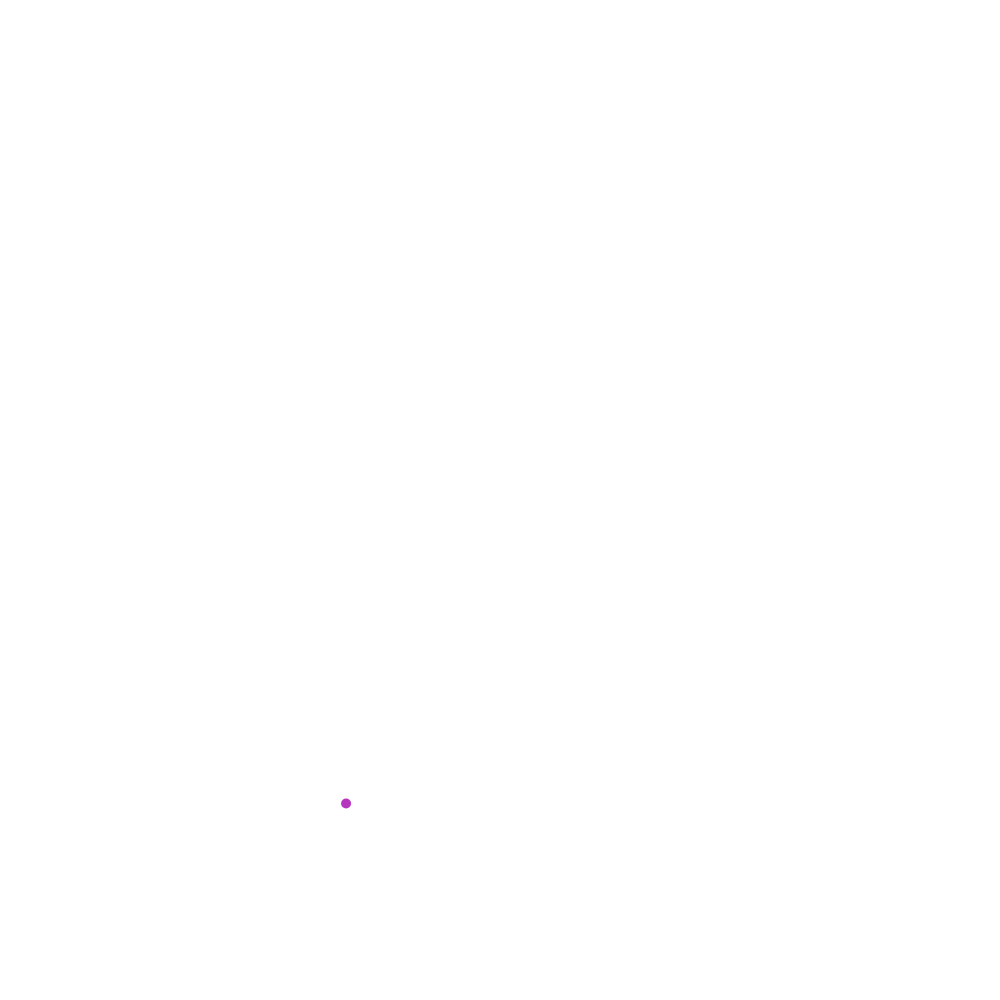
Frame 1 (no input)
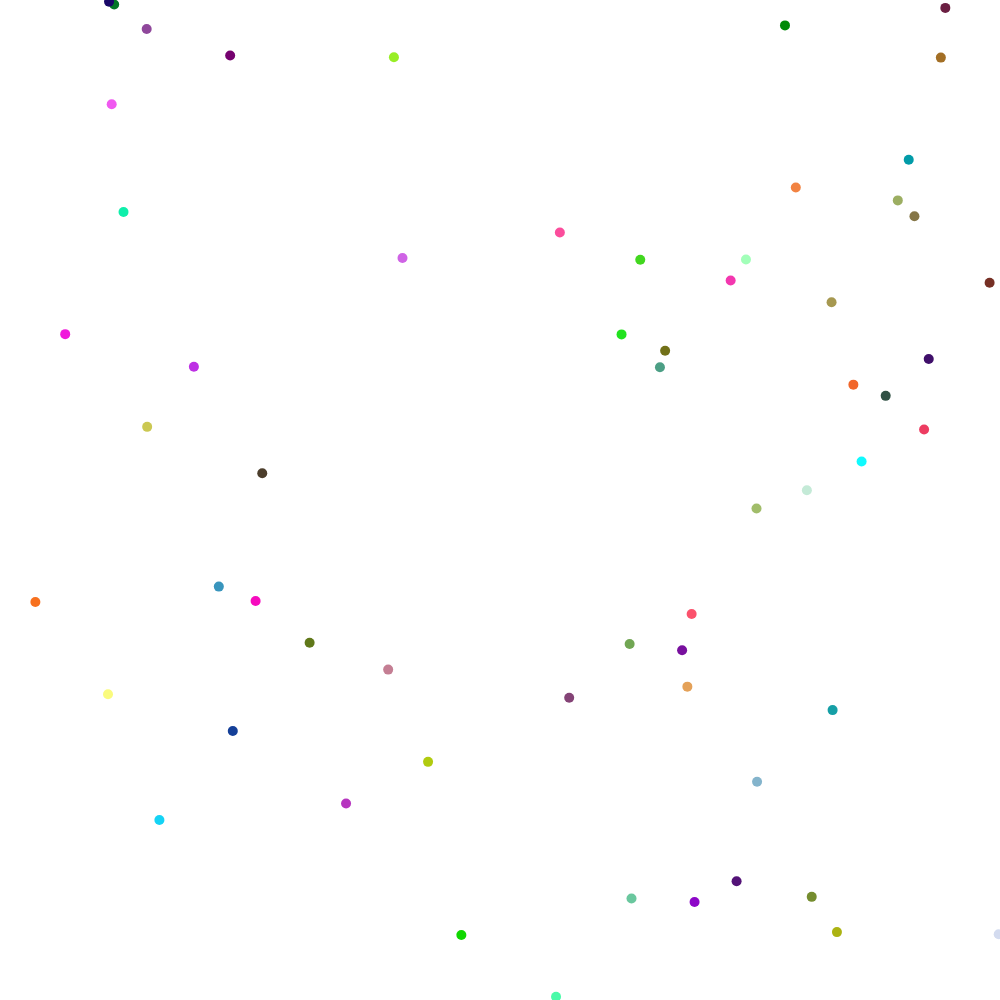
Frame 60 (no input)
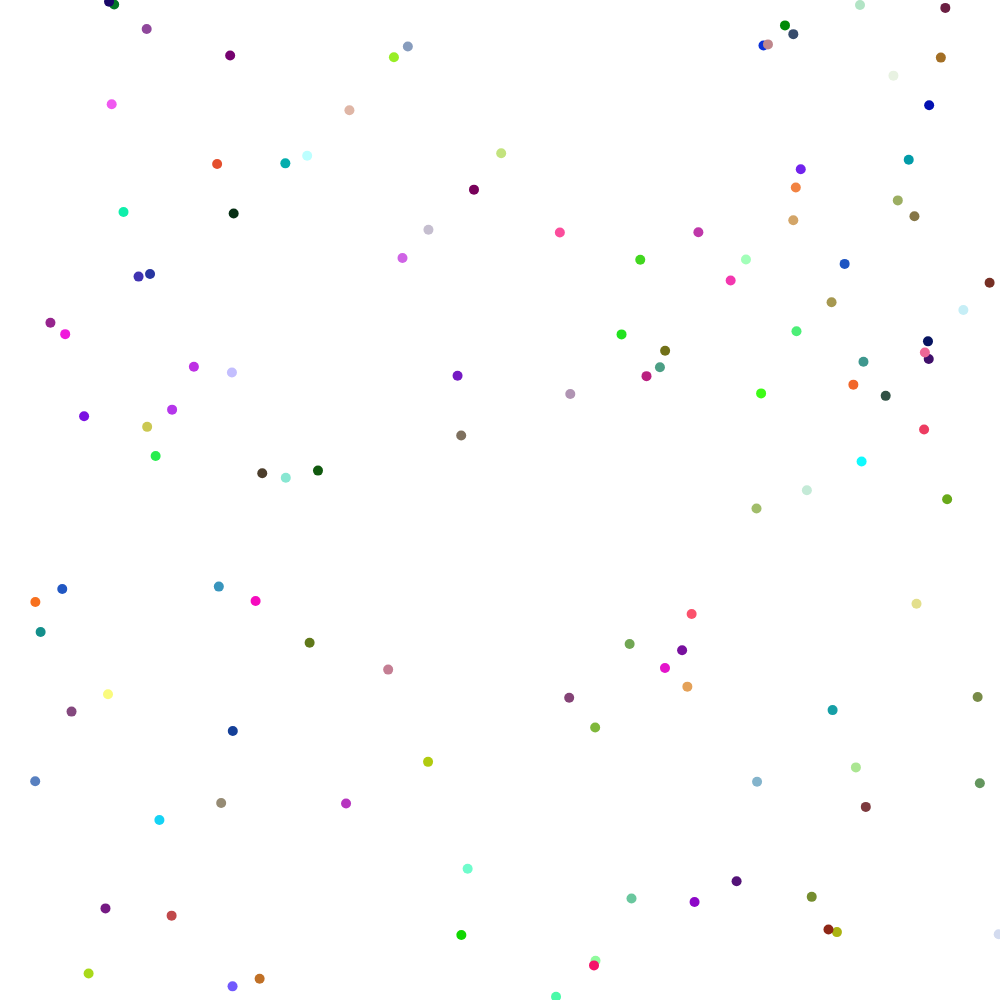
Frame 120 (the mouse pressed at the canvas centre since frame 60)

The p5.js sketch that drew these frames (run headless with seeded random() and noise() and a simulated clock; from frame 60 on, the mouse is pressed at the canvas centre):

// p5.js sketch
// ── sketch.js
var xpos = 200;
var ypos = 200;

function setup() { //happens once
	createCanvas(1000, 1000);
	background(255);
}

function draw() {
  fill(
    random() * 255,
    random() * 255,
    random() * 255
    );
  noStroke(255);
  strokeWeight(8);
  ellipse (random()*1000, random()*1000, 10, 10);
}
